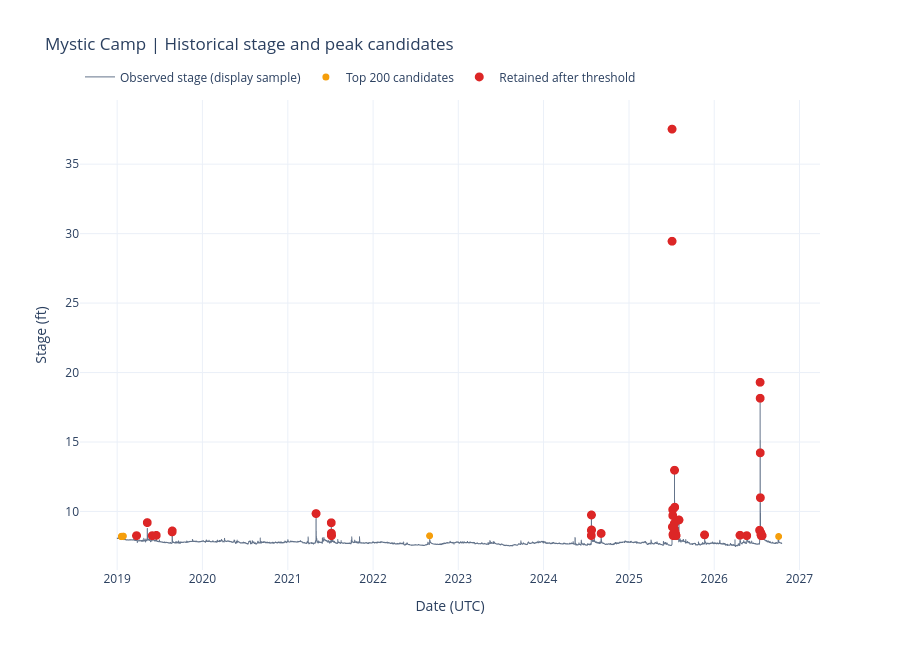

Write notebook code for a chart like this one.
### Markdown cell above
## 2. Entire history — observed stage and selected peaks
The observed series is sampled to approximately 20,000 points **only in this overview** to keep the chart responsive. The original 200 and retained peaks are all displayed, including the 37.52 ft record.

### Code cell
def marker_trace(df, label, color, symbol, size=8):
    return go.Scattergl(
        x=df["date_peak"], y=df["flow_peak"], mode="markers", name=label,
        marker=dict(color=color, size=size, symbol=symbol),
        customdata=df["candidate_type"].astype(str) if "candidate_type" in df else None,
        hovertemplate="%{x}<br>Stage: %{y:.2f} ft<extra>" + label + "</extra>",
    )

step = max(1, int(np.ceil(len(stage) / 20000)))
overview = stage.iloc[::step]
fig = go.Figure()
fig.add_trace(go.Scattergl(x=overview[time_col], y=overview[stage_col], mode="lines", name="Observed stage (display sample)", line=dict(color="#64748b", width=1)))
fig.add_trace(marker_trace(top200, "Top 200 candidates", "#f59e0b", "circle", 7))
fig.add_trace(marker_trace(retained, "Retained after threshold", "#dc2626", "circle", 9))
fig.update_layout(title="Mystic Camp | Historical stage and peak candidates", xaxis_title="Date (UTC)", yaxis_title="Stage (ft)", height=650, hovermode="closest", template="plotly_white", legend=dict(orientation="h", y=1.08))
fig.show()

### Figure 1 — Plotly figure (JSON) as saved in the notebook; plotly's stock layout.template omitted (floating-point values rounded to 4 significant figures; data arrays with more than 128 entries replaced by an {"elided": "..."} marker saying what was removed)
{"data": [{"line": {"color": "#64748b", "width": 1}, "mode": "lines", "name": "Observed stage (display sample)", "type": "scattergl", "x": {"elided": "19612 str values"}, "y": {"elided": "19612 float values"}}, {"customdata": {"elided": "200 str values"}, "hovertemplate": "%{x}<br>Stage: %{y:.2f} ft<extra>Top 200 candidates</extra>", "marker": {"color": "#f59e0b", "size": 7, "symbol": "circle"}, "mode": "markers", "name": "Top 200 candidates", "type": "scattergl", "x": {"elided": "200 str values"}, "y": {"elided": "200 float values"}}, {"customdata": ["unfiltered_observation", "segment_boundary_or_maximum", "detected_event", "detected_event", "detected_event", "detected_event", "detected_event", "detected_event", "detected_event", "detected_event", "detected_event", "detected_event", "detected_event", "detected_event", "detected_event", "detected_event", "segment_boundary_or_maximum", "detected_event", "detected_event", "detected_event", "detected_event", "detected_event", "detected_event", "detected_event", "detected_event", "detected_event", "detected_event", "detected_event", "detected_event", "detected_event", "detected_event", "detected_event", "detected_event", "detected_event", "detected_event", "detected_event", "detected_event", "detected_event", "detected_event", "detected_event", "detected_event", "detected_event", "detected_event", "detected_event", "detected_event", "detected_event", "segment_boundary_or_maximum", "detected_event", "detected_event", "detected_event", "detected_event", "detected_event", "detected_event", "detected_event", "detected_event", "detected_event", "detected_event", "detected_event", "detected_event", "detected_event", "detected_event", "detected_event", "detected_event", "detected_event", "detected_event", "segment_boundary_or_maximum", "detected_event", "detected_event", "detected_event", "detected_event", "detected_event", "detected_event", "detected_event", "detected_event", "detected_event", "detected_event", "detected_event", "detected_event", "detected_event", "detected_event", "detected_event", "detected_event", "detected_event", "detected_event", "detected_event", "detected_event", "detected_event", "detected_event", "detected_event", "detected_event", "detected_event", "detected_event", "detected_event", "detected_event", "detected_event", "detected_event", "detected_event", "detected_event", "detected_event", "detected_event", "detected_event", "detected_event", "detected_event", "detected_event", "detected_event", "detected_event", "detected_event", "detected_event", "detected_event", "detected_event", "detected_event", "detected_event", "detected_event", "detected_event", "detected_event", "detected_event", "detected_event", "detected_event", "detected_event", "detected_event", "detected_event", "detected_event", "detected_event", "detected_event", "detected_event", "detected_event", "detected_event"], "hovertemplate": "%{x}<br>Stage: %{y:.2f} ft<extra>Retained after threshold</extra>", "marker": {"color": "#dc2626", "size": 9, "symbol": "circle"}, "mode": "markers", "name": "Retained after threshold", "type": "scattergl", "x": ["2025-07-04T10:10:00.000000000", "2025-07-04T09:35:00.000000000", "2026-07-16T08:30:00.000000000", "2026-07-16T14:20:00.000000000", "2026-07-17T00:00:00.000000000", "2025-07-14T23:05:00.000000000", "2026-07-17T14:25:00.000000000", "2025-07-15T17:00:00.000000000", "2025-07-07T00:35:00.000000000", "2021-05-01T20:45:00.000000000", "2024-07-24T03:40:00.000000000", "2025-07-07T06:50:00.000000000", "2025-08-02T22:50:00.000000000", "2019-05-10T01:00:00.000000000", "2021-07-06T00:25:00.000000000", "2025-07-14T00:10:00.000000000", "2025-07-05T20:35:00.000000000", "2025-07-13T18:25:00.000000000", "2024-07-24T14:40:00.000000000", "2026-07-14T06:15:00.000000000", "2024-07-24T00:20:00.000000000", "2019-08-25T02:25:00.000000000", "2019-08-24T11:55:00.000000000", "2025-07-17T17:55:00.000000000", "2025-07-17T18:10:00.000000000", "2025-07-17T18:20:00.000000000", "2025-07-17T19:35:00.000000000", "2025-07-17T21:00:00.000000000", "2025-07-17T22:15:00.000000000", "2026-07-19T14:10:00.000000000", "2021-07-06T10:05:00.000000000", "2026-07-19T17:15:00.000000000", "2021-07-06T10:30:00.000000000", "2026-07-19T18:30:00.000000000", "2026-07-19T18:50:00.000000000", "2024-09-03T12:55:00.000000000", "2025-07-18T15:00:00.000000000", "2025-07-18T15:45:00.000000000", "2026-07-19T20:25:00.000000000", "2021-07-06T10:50:00.000000000", "2021-07-06T11:05:00.000000000", "2025-07-18T22:00:00.000000000", "2025-07-13T15:15:00.000000000", "2026-07-20T02:20:00.000000000", "2025-07-19T00:55:00.000000000", "2025-07-19T01:10:00.000000000", "2025-07-08T18:10:00.000000000", "2026-07-20T07:55:00.000000000", "2026-07-20T08:25:00.000000000", "2026-07-20T09:25:00.000000000", "2026-07-20T10:25:00.000000000", "2025-07-19T09:40:00.000000000", "2026-07-20T12:05:00.000000000", "2026-07-20T12:20:00.000000000", "2025-07-19T14:40:00.000000000", "2025-07-19T14:50:00.000000000", "2025-07-19T15:10:00.000000000", "2025-07-19T15:50:00.000000000", "2025-07-19T16:05:00.000000000", "2025-07-19T16:20:00.000000000", "2025-07-19T16:50:00.000000000", "2026-07-20T14:15:00.000000000", "2026-07-20T14:30:00.000000000", "2026-07-20T15:05:00.000000000", "2026-07-20T15:25:00.000000000", "2025-07-08T20:05:00.000000000", "2025-07-19T19:15:00.000000000", "2025-07-19T19:30:00.000000000", "2021-07-06T13:55:00.000000000", "2025-07-19T21:10:00.000000000", "2025-07-19T21:35:00.000000000", "2025-07-19T22:05:00.000000000", "2025-07-19T22:40:00.000000000", "2025-11-20T14:00:00.000000000", "2026-07-20T19:45:00.000000000", "2026-07-20T20:35:00.000000000", "2026-07-20T20:55:00.000000000", "2026-07-20T21:05:00.000000000", "2026-07-20T23:00:00.000000000", "2026-07-20T23:10:00.000000000", "2026-07-20T23:20:00.000000000", "2025-07-09T00:35:00.000000000", "2025-07-20T06:35:00.000000000", "2026-04-21T07:20:00.000000000", "2026-07-21T05:15:00.000000000", "2026-07-21T05:25:00.000000000", "2026-07-21T05:50:00.000000000", "2026-07-21T06:30:00.000000000", "2026-07-21T06:50:00.000000000", "2019-06-17T13:15:00.000000000", "2025-07-09T03:15:00.000000000", "2025-07-20T13:00:00.000000000", "2025-07-20T13:25:00.000000000", "2025-07-20T13:35:00.000000000", "2025-07-20T13:50:00.000000000", "2025-07-20T14:10:00.000000000", "2025-07-20T14:30:00.000000000", "2025-07-20T14:55:00.000000000", "2025-07-20T15:10:00.000000000", "2025-07-20T15:25:00.000000000", "2025-07-20T15:45:00.000000000", "2024-07-23T13:15:00.000000000", "2025-07-09T05:25:00.000000000", "2025-07-20T19:20:00.000000000", "2025-07-20T19:35:00.000000000", "2025-07-20T19:50:00.000000000", "2025-07-20T20:40:00.000000000", "2025-07-20T20:50:00.000000000", "2025-07-20T21:20:00.000000000", "2026-07-21T12:55:00.000000000", "2026-07-21T13:15:00.000000000", "2026-07-21T13:40:00.000000000", "2026-07-21T14:05:00.000000000", "2026-07-21T15:25:00.000000000", "2019-03-24T23:30:00.000000000", "2019-05-31T12:45:00.000000000", "2021-07-06T18:10:00.000000000", "2025-07-09T08:05:00.000000000", "2025-07-20T22:35:00.000000000", "2025-07-20T22:55:00.000000000", "2025-07-21T00:10:00.000000000", "2026-05-20T04:10:00.000000000", "2026-07-21T17:30:00.000000000", "2026-07-21T18:20:00.000000000", "2026-07-21T18:40:00.000000000", "2026-07-21T18:50:00.000000000", "2026-07-24T22:45:00.000000000"], "y": [37.52, 29.45, 19.3, 18.15, 14.22, 12.97, 10.99, 10.31, 10.13, 9.85, 9.75, 9.71, 9.39, 9.2, 9.19, 9.14, 8.89, 8.75, 8.67, 8.65, 8.64, 8.6, 8.53, 8.52, 8.52, 8.52, 8.51, 8.5, 8.49, 8.46, 8.44, 8.44, 8.43, 8.43, 8.43, 8.42, 8.42, 8.42, 8.42, 8.4, 8.4, 8.4, 8.39, 8.39, 8.38, 8.38, 8.37, 8.37, 8.37, 8.36, 8.36, 8.35, 8.35, 8.35, 8.34, 8.34, 8.34, 8.34, 8.34, 8.34, 8.34, 8.34, 8.34, 8.34, 8.34, 8.33, 8.33, 8.33, 8.32, 8.32, 8.32, 8.32, 8.32, 8.32, 8.32, 8.32, 8.32, 8.32, 8.31, 8.31, 8.31, 8.3, 8.29, 8.29, 8.29, 8.29, 8.29, 8.29, 8.29, 8.28, 8.28, 8.28, 8.28, 8.28, 8.28, 8.28, 8.28, 8.28, 8.28, 8.28, 8.28, 8.27, 8.27, 8.27, 8.27, 8.27, 8.27, 8.27, 8.27, 8.27, 8.27, 8.27, 8.27, 8.27, 8.26, 8.26, 8.26, 8.26, 8.26, 8.26, 8.26, 8.26, 8.26, 8.26, 8.26, 8.26, 8.26]}], "layout": {"height": 650, "hovermode": "closest", "legend": {"orientation": "h", "y": 1.08}, "title": {"text": "Mystic Camp | Historical stage and peak candidates"}, "xaxis": {"title": {"text": "Date (UTC)"}}, "yaxis": {"title": {"text": "Stage (ft)"}}}}
